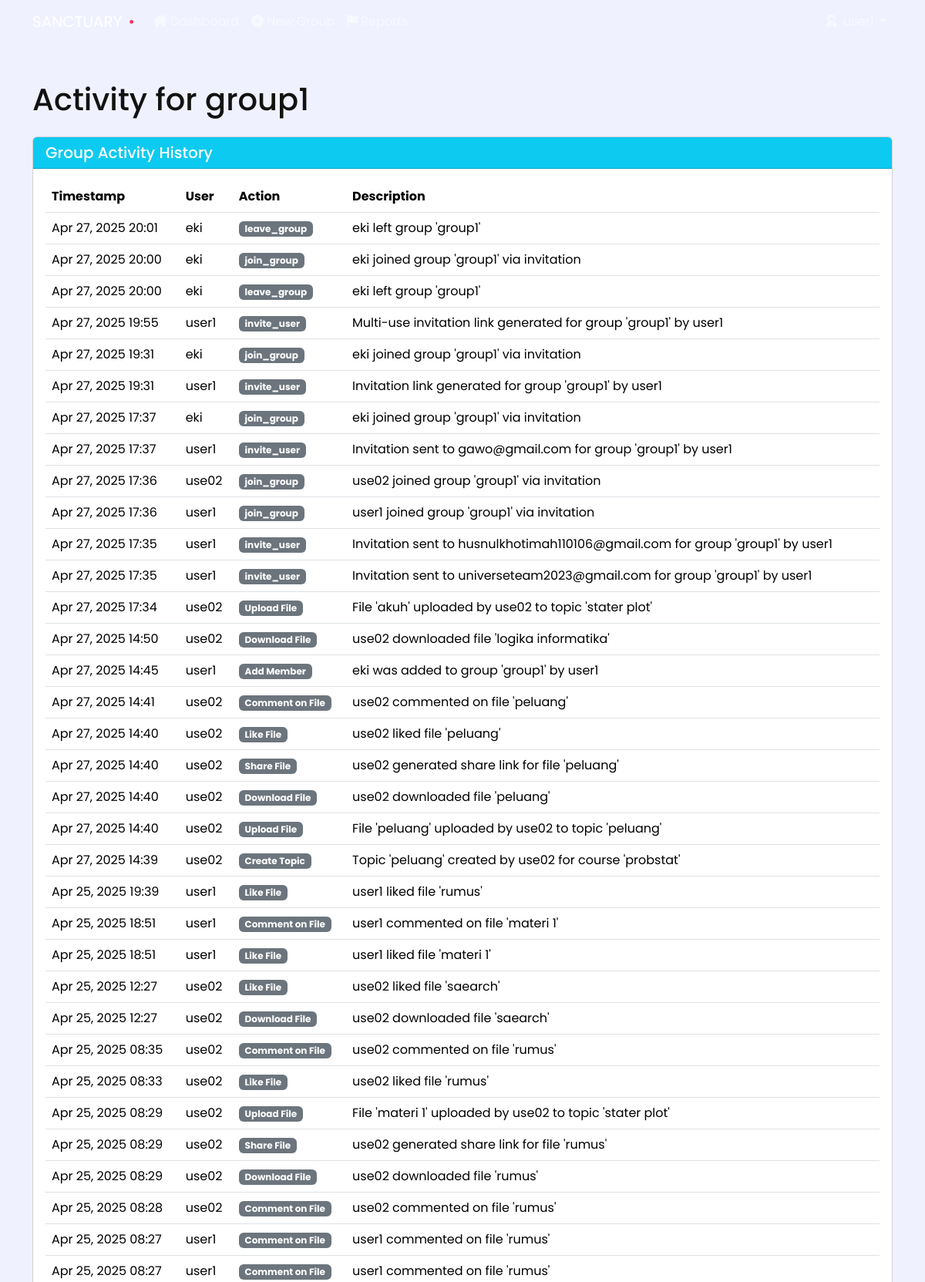
Screenshot of /group-activity/1/ (signed in, upper part) with the database file from the repository.
### core/models.py (models this page shows, shortened)
class StudyGroup(models.Model):
    STATUS_CHOICES = (
        ('pending', 'Pending'),
        ('approved', 'Approved'),
        ('rejected', 'Rejected'),
    )
    group_name = models.CharField(max_length=100)
    institution = models.CharField(max_length=100)
    purpose = models.TextField()
    status = models.CharField(max_length=20, choices=STATUS_CHOICES, default='pending')
    created_by = models.ForeignKey(User, on_delete=models.CASCADE, related_name='created_groups')
    members = models.ManyToManyField(User, related_name='study_groups')
    created_at = models.DateTimeField(auto_now_add=True)
    updated_at = models.DateTimeField(auto_now=True)

class ActivityLog(models.Model):
    ACTION_CHOICES = (
        ('login', 'Login'),
        ('logout', 'Logout'),
        ('upload_file', 'Upload File'),
        ('create_topic', 'Create Topic'),
        ('edit_topic', 'Edit Topic'),
        ('delete_topic', 'Delete Topic'),
        ('delete_file', 'Delete File'),
        ('create_course', 'Create Course'),
        ('edit_course', 'Edit Course'),
        ('delete_course', 'Delete Course'),
        ('add_member', 'Add Member'),
        ('approve_group', 'Approve Group'),
        ('reject_group', 'Reject Group'),
        ('update_profile', 'Update Profile'),
        ('view_file', 'View File'),
        ('download_file', 'Download File'),
        ('comment_file', 'Comment on File'),
        ('like_file', 'Like File'),
        ('share_file', 'Share File'),
        ('report_file', 'Report File'),
    )
    user = models.ForeignKey(User, on_delete=models.CASCADE, related_name='activities')
    group = models.ForeignKey(StudyGroup, on_delete=models.SET_NULL, null=True, blank=True, related_name='activities')
    action_type = models.CharField(max_length=20, choices=ACTION_CHOICES)
    description = models.TextField()
    timestamp = models.DateTimeField(auto_now_add=True)

class User(AbstractUser):
    ROLE_CHOICES = (
        ('super_admin', 'Super Admin'),
        ('admin', 'Admin'),
        ('user', 'User'),
    )
    role = models.CharField(max_length=20, choices=ROLE_CHOICES, default='user')
    profile_photo = models.ImageField(upload_to='profile_photos/', null=True, blank=True)

### core/views.py (the view)
# urls.py: path('group-activity/<int:group_id>/', views.group_activity, name='group_activity'),
@admin_required
def group_activity(request, group_id):
    group = get_object_or_404(StudyGroup, id=group_id)
    if group.created_by != request.user and not request.user.is_super_admin():
        return HttpResponseForbidden("You don't have permission to view this group's activity.")
    logs = ActivityLog.objects.filter(group=group).order_by('-timestamp')
    return render(request, 'core/group_activity.html', {'group': group, 'logs': logs})

### core/templates/core/group_activity.html (shortened to what this page needs)
{% extends 'base/base.html' %}
{% block content %}
<div class="container">
    <h1 class="mb-4">Activity for {{ group.group_name }}</h1>
    <div class="card">
        <div class="card-header bg-info text-white">
            <h5 class="mb-0">Group Activity History</h5>
        </div>
        <div class="card-body">
            {% if logs %}
                <div class="table-responsive">
                    <table class="table table-hover">
                        <thead>
                            <tr>
                                <th>Timestamp</th>
                                <th>User</th>
                                <th>Action</th>
                                <th>Description</th>
                            </tr>
                        </thead>
                        <tbody>
                            {% for log in logs %}
                            <tr>
                                <td>{{ log.timestamp|date:"M d, Y H:i" }}</td>
                                <td>{{ log.user.username }}</td>
                                <td><span class="badge bg-secondary">{{ log.get_action_type_display }}</span></td>
                                <td>{{ log.description }}</td>
                            </tr>
                            {% endfor %}
                        </tbody>
                    </table>
                </div>
            {% else %}
                <p class="text-center">No activity logs found for this group.</p>
            {% endif %}
        </div>
    </div>
</div>
{% endblock %}

### core/templates/base/base.html (style rules this page uses)
:root { --primary-color: #7B68EE; --primary-dark: #6A5ACD; --secondary-color: #00D1FF; --accent-color: #FF3366; --success-color: #00E676; --warning-color: #FFEA00; --dark-color: #121212; --light-color: #F8F9FA; --border-radius-sm: 8px; --border-radius: 12px; --border-radius-lg: 20px; --box-shadow: 0 4px 12px rgba(0, 0, 0, 0.08); --transition-speed: 0.3s; --bg-color: #F0F1FF; --text-color: #121212; --card-bg: #ffffff; --navbar-gradient: linear-gradient(135deg, var(--primary-color) 0%, var(--primary-dark) 100%); --footer-gradient: linear-gradient(135deg, rgba(123, 104, 238, 0.1) 0%, rgba(0, 209, 255, 0.05) 100%); --card-shadow: 0 4px 12px rgba(0, 0, 0, 0.08); --border-color: #EAEAEA; --form-bg: #ffffff; }
body { min-height: 100vh; display: flex; flex-direction: column; font-family: 'Poppins', sans-serif; background-color: var(--bg-color); color: var(--text-color); transition: background-color var(--transition-speed) ease, color var(--transition-speed) ease; overflow-x: hidden; }
.card, .btn, .nav-link, .form-control { transition: background-color 0.2s ease, color 0.2s ease; }

### rows the page displays
StudyGroup: group_name "group1"
ActivityLog: timestamp "Apr 27, 2025 20:01", user.username "eki", action_type "leave_group", description "eki left group 'group1'"
ActivityLog: timestamp "Apr 27, 2025 20:00", user.username "eki", action_type "join_group", description "eki joined group 'group1' via invitation"
ActivityLog: timestamp "Apr 27, 2025 20:00", user.username "eki", action_type "leave_group", description "eki left group 'group1'"
ActivityLog: timestamp "Apr 27, 2025 19:55", user.username "user1", action_type "invite_user", description "Multi-use invitation link generated for group 'group1' by user1"
ActivityLog: timestamp "Apr 27, 2025 19:31", user.username "eki", action_type "join_group", description "eki joined group 'group1' via invitation"
ActivityLog: timestamp "Apr 27, 2025 19:31", user.username "user1", action_type "invite_user", description "Invitation link generated for group 'group1' by user1"
ActivityLog: timestamp "Apr 27, 2025 17:37", user.username "eki", action_type "join_group", description "eki joined group 'group1' via invitation"
ActivityLog: timestamp "Apr 27, 2025 17:37", user.username "user1", action_type "invite_user", description "Invitation sent to gawo@gmail.com for group 'group1' by user1"
ActivityLog: timestamp "Apr 27, 2025 17:36", user.username "use02", action_type "join_group", description "use02 joined group 'group1' via invitation"
ActivityLog: timestamp "Apr 27, 2025 17:36", user.username "user1", action_type "join_group", description "user1 joined group 'group1' via invitation"
ActivityLog: timestamp "Apr 27, 2025 17:35", user.username "user1", action_type "invite_user", description "Invitation sent to husnulkhotimah110106@gmail.com for group 'group1' by user1"
ActivityLog: timestamp "Apr 27, 2025 17:35", user.username "user1", action_type "invite_user", description "Invitation sent to universeteam2023@gmail.com for group 'group1' by user1"
ActivityLog: timestamp "Apr 27, 2025 17:34", user.username "use02", action_type "Upload File", description "File 'akuh' uploaded by use02 to topic 'stater plot'"
ActivityLog: timestamp "Apr 27, 2025 14:50", user.username "use02", action_type "Download File", description "use02 downloaded file 'logika informatika'"
ActivityLog: timestamp "Apr 27, 2025 14:45", user.username "user1", action_type "Add Member", description "eki was added to group 'group1' by user1"
ActivityLog: timestamp "Apr 27, 2025 14:41", user.username "use02", action_type "Comment on File", description "use02 commented on file 'peluang'"
ActivityLog: timestamp "Apr 27, 2025 14:40", user.username "use02", action_type "Like File", description "use02 liked file 'peluang'"
ActivityLog: timestamp "Apr 27, 2025 14:40", user.username "use02", action_type "Share File", description "use02 generated share link for file 'peluang'"
ActivityLog: timestamp "Apr 27, 2025 14:40", user.username "use02", action_type "Download File", description "use02 downloaded file 'peluang'"
ActivityLog: timestamp "Apr 27, 2025 14:40", user.username "use02", action_type "Upload File", description "File 'peluang' uploaded by use02 to topic 'peluang'"
ActivityLog: timestamp "Apr 27, 2025 14:39", user.username "use02", action_type "Create Topic", description "Topic 'peluang' created by use02 for course 'probstat'"
ActivityLog: timestamp "Apr 25, 2025 19:39", user.username "user1", action_type "Like File", description "user1 liked file 'rumus'"
ActivityLog: timestamp "Apr 25, 2025 18:51", user.username "user1", action_type "Comment on File", description "user1 commented on file 'materi 1'"
ActivityLog: timestamp "Apr 25, 2025 18:51", user.username "user1", action_type "Like File", description "user1 liked file 'materi 1'"
ActivityLog: timestamp "Apr 25, 2025 12:27", user.username "use02", action_type "Like File", description "use02 liked file 'saearch'"
ActivityLog: timestamp "Apr 25, 2025 12:27", user.username "use02", action_type "Download File", description "use02 downloaded file 'saearch'"
ActivityLog: timestamp "Apr 25, 2025 08:35", user.username "use02", action_type "Comment on File", description "use02 commented on file 'rumus'"
ActivityLog: timestamp "Apr 25, 2025 08:33", user.username "use02", action_type "Like File", description "use02 liked file 'rumus'"
ActivityLog: timestamp "Apr 25, 2025 08:29", user.username "use02", action_type "Upload File", description "File 'materi 1' uploaded by use02 to topic 'stater plot'"
ActivityLog: timestamp "Apr 25, 2025 08:29", user.username "use02", action_type "Share File", description "use02 generated share link for file 'rumus'"
ActivityLog: timestamp "Apr 25, 2025 08:29", user.username "use02", action_type "Download File", description "use02 downloaded file 'rumus'"
ActivityLog: timestamp "Apr 25, 2025 08:28", user.username "use02", action_type "Comment on File", description "use02 commented on file 'rumus'"
ActivityLog: timestamp "Apr 25, 2025 08:27", user.username "user1", action_type "Comment on File", description "user1 commented on file 'rumus'"
ActivityLog: timestamp "Apr 25, 2025 08:27", user.username "user1", action_type "Comment on File", description "user1 commented on file 'rumus'"
